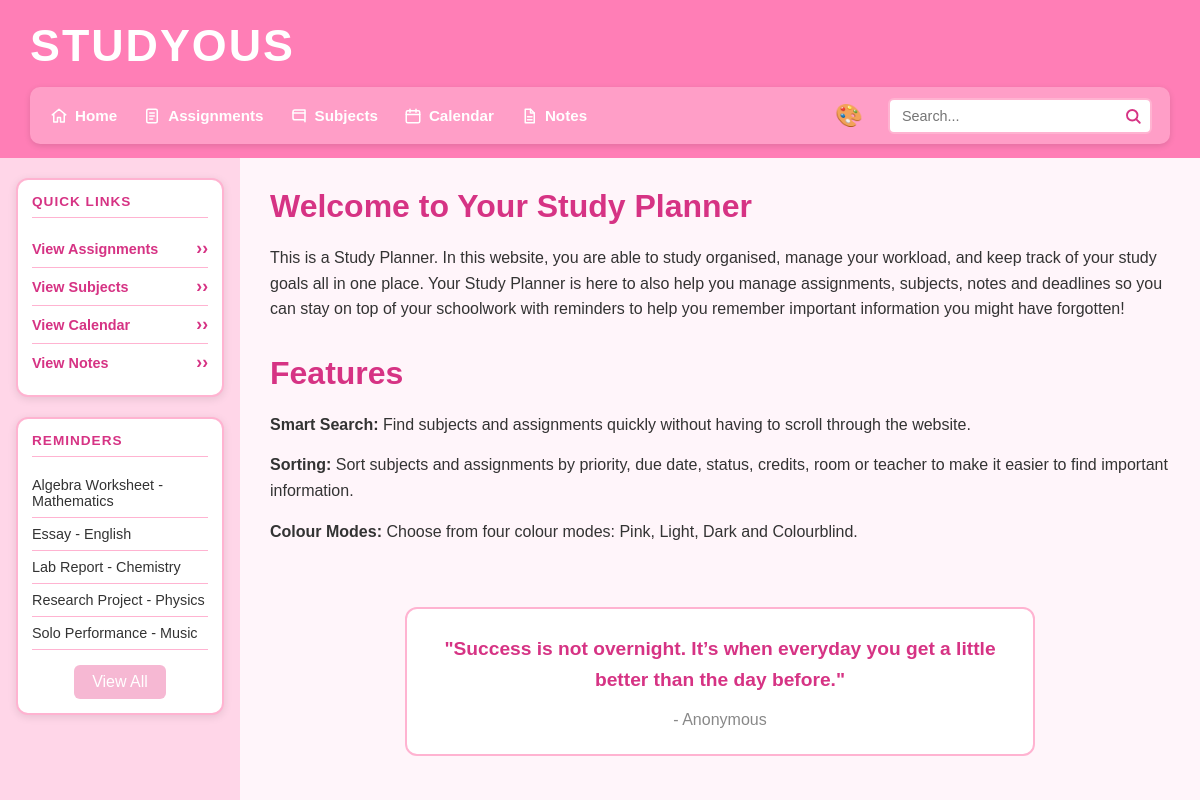
The page / on the database its author committed.
### tables this page shows
CREATE TABLE assignments (id INTEGER PRIMARY KEY AUTOINCREMENT, subject_id INTEGER REFERENCES subjects (id) NOT NULL, user_id INTEGER REFERENCES users (id) NOT NULL, assignment_name TEXT NOT NULL, due_date TEXT (19) NOT NULL, priority TEXT NOT NULL CHECK ((priority IN ('Low', 'Medium', 'High'))), status TEXT (25) DEFAULT ('Not Started'), notes TEXT, created_at TEXT (19));

CREATE TABLE subjects (id INTEGER PRIMARY KEY AUTOINCREMENT, subject_name TEXT NOT NULL UNIQUE, teacher_name TEXT NOT NULL, room TEXT, credits INTEGER CHECK ((credits > 0)));

CREATE TABLE quotes (id INTEGER PRIMARY KEY AUTOINCREMENT, quote TEXT NOT NULL, author TEXT NOT NULL);

### main.py (the view)
@app.route("/")
def index():
    quote = get_quote()
    return render_template(
        "index.html",
        quote=quote
    )

### main.py (called while the page is built)
def create_connection(db_file):
    try:
        connection = sqlite3.connect(db_file)
        return connection
    except Error as e:
        print(e)
    return None

def get_reminders():
    query = """
        SELECT assignments.assignment_name,
               subjects.subject_name,
               assignments.due_date,
               assignments.priority,
               assignments.status
        FROM assignments
        JOIN subjects
        ON assignments.subject_id = subjects.id
        WHERE assignments.status != 'Complete'
        ORDER BY assignments.due_date ASC
        LIMIT 5
    """
    con = create_connection(DATABASE)
    cur = con.cursor()
    cur.execute(query)
    rows = cur.fetchall()
    con.close()
    return rows

@app.context_processor
def inject_reminders():
    return {"reminders": get_reminders()}

def get_quote():
    query = """
        SELECT quote, author
        FROM quotes
        ORDER BY RANDOM()
        LIMIT 1
    """
    con = create_connection(DATABASE)
    cur = con.cursor()
    cur.execute(query)
    quote = cur.fetchone()
    con.close()
    return quote

### templates/index.html
{% extends "base.html" %}
{% block main %}
<h2>Welcome to Your Study Planner</h2>
<p>
    This is a Study Planner. In this website, you are able to
    study organised, manage your workload, and keep track of your study goals all in
    one place. Your Study Planner is here to also help you manage assignments,
    subjects, notes and deadlines so you can stay on top of your schoolwork with reminders
    to help you remember important information you might have forgotten!
</p>
<br>
<h2>Features</h2>
<p>
    <strong>Smart Search:</strong>
    Find subjects and assignments quickly without having to scroll through the website.
</p>
<p>
    <strong>Sorting:</strong>
    Sort subjects and assignments by priority, due date, status, credits,
    room or teacher to make it easier to find important information.
</p>
<p>
    <strong>Colour Modes:</strong>
    Choose from four colour modes: Pink, Light, Dark and Colourblind.
</p>
<br>
<div class="quote-box">
    <p>"{{ quote[0] }}"</p>
    <span>- {{ quote[1] }}</span>
</div>
{% endblock %}

### templates/base.html (shortened to what this page needs)
<!DOCTYPE html>
<html lang="en">
<head>
    <link type="text/css" rel="stylesheet" href="/static/css/style.css">
</head>
<body class="theme-{{ request.cookies.get('theme', 'pink') }}">
    <header class="top-header">
        <h1 class="site-title">Studyous</h1>
        <div class="header-row">
            <div class="nav-bar">
                <nav class="main-nav">
                    <ul>
                        <li>
                            <a href="/">
                                <img src="/static/images/home.svg"
                                     alt="Home"
                                     class="nav-icon">
                                Home
                            </a>
                        </li>
                        <li>
                            <a href="/assignments">
                                <img src="/static/images/assignments.svg"
                                     alt="Assignments"
                                     class="nav-icon">
                                Assignments
                            </a>
                        </li>
                        <li>
                            <a href="/subjects">
                                <img src="/static/images/subjects.svg"
                                     alt="Subjects"
                                     class="nav-icon">
                                Subjects
                            </a>
                        </li>
                        <li>
                            <a href="/calendar">
                                <img src="/static/images/calendar.svg"
                                     alt="Calendar"
                                     class="nav-icon">
                                Calendar
                            </a>
                        </li>
                        <li>
                            <a href="/notes">
                                <img src="/static/images/notes.svg"
                                     alt="Notes"
                                     class="nav-icon">
                                Notes
                            </a>
                        </li>
                    </ul>
                </nav>
                <div class="theme-menu">
                    <span class="theme-icon">🎨</span>
                </div>
                <form class="search-form" method="POST" action="/search">
                    <div class="search-box">
                        <input type="text"
                               name="search"
                               id="search"
                               placeholder="Search...">
                    </div>
                </form>
            </div>
        </div>
    </header>
    <div class="body-container">
        <aside class="sidebar">
            <section class="sidebar-box">
                <h2>Quick Links</h2>
                <ul class="quick-links">
                    <li>
                        <a href="/assignments">View Assignments</a>
                    </li>
                    <li>
                        <a href="/subjects">View Subjects</a>
                    </li>
                    <li>
                        <a href="/calendar">View Calendar</a>
                    </li>
                    <li>
                        <a href="/notes">View Notes</a>
                    </li>
                </ul>
            </section>
            <section class="sidebar-box">
                <h2>Reminders</h2>
                <ul class="reminders">
                    {% for reminder in reminders %}
                    <li>
                        {{ reminder[0] }} - {{ reminder[1] }}
                    </li>
                {% endfor %}
                <a href="/reminders" class="view-all-button">View All</a>
            </ul>
</section>
        </aside>
        <main>
            {% block main %}{% endblock %}
        </main>
    </div>
</body>
</html>

### static/css/style.css (style rules this page uses)
* { box-sizing: border-box; margin: 0; padding: 0; }
:root { --background: #fff5fa; --header: #ff7eb6; --nav: #ff9ec7; --sidebar: #ffd6e8; --primary: #d63384; --border: #ffb3d1; --light: #fff0f6; --hover: #ffe4ef; --white: #ffffff; --text: #333333; --muted: #888888; }
.theme-pink { --background: #fff5fa; --header: #ff7eb6; --nav: #ff9ec7; --sidebar: #ffd6e8; --primary: #d63384; --border: #ffb3d1; --light: #fff0f6; --hover: #ffe4ef; --white: #ffffff; --text: #333333; --muted: #888888; }
.view-all-button { display: block; width: fit-content; margin: 15px auto 0; padding: 8px 18px; color: var(--white); text-decoration: none; border-radius: 6px; text-align: center; }
.theme-pink .view-all-button { background-color: #f6b8d3; }
html, body { height: 100%; }
body { display: flex; flex-direction: column; min-height: 100vh; font-family: Arial, Helvetica, sans-serif; background-color: var(--background); color: var(--text); }
.top-header { background: var(--header); padding: 20px 30px 0; }
.site-title { font-size: 2.8rem; font-weight: 900; letter-spacing: 2px; text-transform: uppercase; color: var(--white); margin-bottom: 0; padding-bottom: 16px; }
.header-row { margin: 0 -30px; padding: 0 30px 14px; background: var(--header); }
.nav-bar { display: flex; align-items: center; justify-content: space-between; flex-wrap: wrap; gap: 12px 20px; width: 100%; background: var(--nav); border-radius: 10px; padding: 10px 18px; box-shadow: 0 2px 6px rgba(0, 0, 0, 0.12); }
.main-nav { flex: 1 1 auto; min-width: 0; display: flex; align-items: center; }
nav ul { display: flex; flex-wrap: wrap; align-items: center; list-style: none; gap: 6px 22px; }
nav a { display: inline-flex; align-items: center; gap: 7px; color: var(--white); text-decoration: none; font-weight: bold; font-size: 0.95rem; padding: 4px 2px; }
.nav-icon { width: 18px; height: 18px; flex-shrink: 0; display: block; }
.theme-menu { position: relative; display: flex; align-items: center; margin-left: 5px; }
.theme-icon { font-size: 1.4rem; cursor: pointer; padding: 5px; }
.search-form { flex: 0 1 clamp(140px, 22vw, 280px); min-width: 120px; margin: 0; display: flex; align-items: center; align-self: center; }
.search-box { position: relative; display: flex; align-items: center; width: 100%; }
.search-box input[type="text"] { width: 100%; padding: 8px 36px 8px 12px; border: 2px solid var(--border); border-radius: 6px; font-size: 0.9rem; background: var(--white); color: var(--text); }
.body-container { display: grid; grid-template-columns: 1fr 4fr; flex: 1; min-height: 0; }
.sidebar { padding: 20px 16px; background: var(--sidebar); display: flex; flex-direction: column; gap: 20px; }
.sidebar-box { border: 2px solid var(--border); border-radius: 12px; padding: 14px; background: var(--white); box-shadow: 0 2px 8px rgba(0, 0, 0, 0.10); }
.sidebar-box h2 { font-size: 0.85rem; font-weight: 900; letter-spacing: 1px; text-transform: uppercase; color: var(--primary); margin-bottom: 12px; padding-bottom: 8px; border-bottom: 1px solid var(--border); }
.quick-links, .reminders { list-style: none; }
.quick-links li, .reminders li { padding: 8px 0; border-bottom: 1px solid var(--border); font-size: 0.9rem; }
.quick-links li:last-child, .reminders li:last-child { border-bottom: none; }
.quick-links li { display: flex; justify-content: space-between; align-items: center; color: var(--primary); font-weight: bold; }
.quick-links a { color: var(--primary); text-decoration: none; display: flex; justify-content: space-between; align-items: center; width: 100%; font-weight: bold; }
.quick-links li::after, .quick-links a::after { content: "›"; font-size: 1.1rem; color: var(--primary); }
main { padding: 30px; background: var(--background); overflow-y: auto; }
main h2 { color: var(--primary); margin-bottom: 20px; font-size: 2rem; }
main p { margin-bottom: 15px; line-height: 1.6; }
input[type="text"] { padding: 8px 10px; border: 2px solid var(--border); border-radius: 6px; background: var(--white); color: var(--text); }
.view-all-button { display: block; width: fit-content; margin: 15px auto 0; padding: 8px 18px; background-color: #ff7eb6; color: white; text-decoration: none; border-radius: 6px; text-align: center; }
.quote-box { width: 70%; margin: 30px auto; padding: 25px; background: var(--white); border: 2px solid var(--border); border-radius: 12px; text-align: center; }
.quote-box p { color: var(--primary); font-size: 1.2rem; font-weight: bold; }
.quote-box span { color: var(--muted); }

### rows shown on the page
assignments: assignment_name "Algebra Worksheet", subject_name "Mathematics"
assignments: assignment_name "Essay", subject_name "English"
assignments: assignment_name "Lab Report", subject_name "Chemistry"
assignments: assignment_name "Research Project", subject_name "Physics"
assignments: assignment_name "Solo Performance", subject_name "Music"
quotes: quote "Success is not overnight. It’s when everyday you get a little better than the day before.", author "Anonymous"
